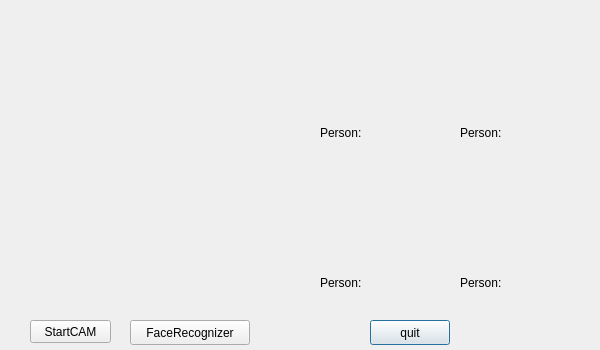
<?xml version="1.0" encoding="UTF-8"?>
<ui version="4.0">
 <class>Recognize</class>
 <widget class="QDialog" name="Recognize">
  <property name="geometry">
   <rect>
    <x>0</x>
    <y>0</y>
    <width>600</width>
    <height>350</height>
   </rect>
  </property>
  <property name="windowTitle">
   <string>Dialog</string>
  </property>
  <widget class="QLabel" name="label">
   <property name="geometry">
    <rect>
     <x>0</x>
     <y>0</y>
     <width>300</width>
     <height>300</height>
    </rect>
   </property>
   <property name="text">
    <string/>
   </property>
   <property name="alignment">
    <set>Qt::AlignCenter</set>
   </property>
  </widget>
  <widget class="QPushButton" name="quit">
   <property name="geometry">
    <rect>
     <x>370</x>
     <y>320</y>
     <width>80</width>
     <height>25</height>
    </rect>
   </property>
   <property name="text">
    <string>quit</string>
   </property>
  </widget>
  <widget class="QPushButton" name="faceRecognizer">
   <property name="geometry">
    <rect>
     <x>130</x>
     <y>320</y>
     <width>120</width>
     <height>25</height>
    </rect>
   </property>
   <property name="text">
    <string>FaceRecognizer</string>
   </property>
  </widget>
  <widget class="QLabel" name="label1">
   <property name="geometry">
    <rect>
     <x>320</x>
     <y>0</y>
     <width>120</width>
     <height>120</height>
    </rect>
   </property>
   <property name="text">
    <string/>
   </property>
  </widget>
  <widget class="QPushButton" name="startCAM">
   <property name="geometry">
    <rect>
     <x>30</x>
     <y>320</y>
     <width>81</width>
     <height>23</height>
    </rect>
   </property>
   <property name="text">
    <string>StartCAM</string>
   </property>
  </widget>
  <widget class="QLabel" name="label2">
   <property name="geometry">
    <rect>
     <x>320</x>
     <y>120</y>
     <width>120</width>
     <height>25</height>
    </rect>
   </property>
   <property name="text">
    <string>Person:</string>
   </property>
  </widget>
  <widget class="QLabel" name="label3">
   <property name="geometry">
    <rect>
     <x>460</x>
     <y>0</y>
     <width>120</width>
     <height>120</height>
    </rect>
   </property>
   <property name="text">
    <string/>
   </property>
  </widget>
  <widget class="QLabel" name="label4">
   <property name="geometry">
    <rect>
     <x>460</x>
     <y>120</y>
     <width>120</width>
     <height>25</height>
    </rect>
   </property>
   <property name="text">
    <string>Person:</string>
   </property>
  </widget>
  <widget class="QLabel" name="label5">
   <property name="geometry">
    <rect>
     <x>320</x>
     <y>150</y>
     <width>120</width>
     <height>120</height>
    </rect>
   </property>
   <property name="text">
    <string/>
   </property>
  </widget>
  <widget class="QLabel" name="label6">
   <property name="geometry">
    <rect>
     <x>320</x>
     <y>270</y>
     <width>120</width>
     <height>25</height>
    </rect>
   </property>
   <property name="text">
    <string>Person:</string>
   </property>
  </widget>
  <widget class="QLabel" name="label7">
   <property name="geometry">
    <rect>
     <x>460</x>
     <y>150</y>
     <width>120</width>
     <height>120</height>
    </rect>
   </property>
   <property name="text">
    <string/>
   </property>
  </widget>
  <widget class="QLabel" name="label8">
   <property name="geometry">
    <rect>
     <x>460</x>
     <y>270</y>
     <width>120</width>
     <height>25</height>
    </rect>
   </property>
   <property name="text">
    <string>Person:</string>
   </property>
  </widget>
 </widget>
 <resources/>
 <connections>
  <connection>
   <sender>quit</sender>
   <signal>clicked()</signal>
   <receiver>Recognize</receiver>
   <slot>close()</slot>
   <hints>
    <hint type="sourcelabel">
     <x>240</x>
     <y>231</y>
    </hint>
    <hint type="destinationlabel">
     <x>199</x>
     <y>149</y>
    </hint>
   </hints>
  </connection>
 </connections>
</ui>
